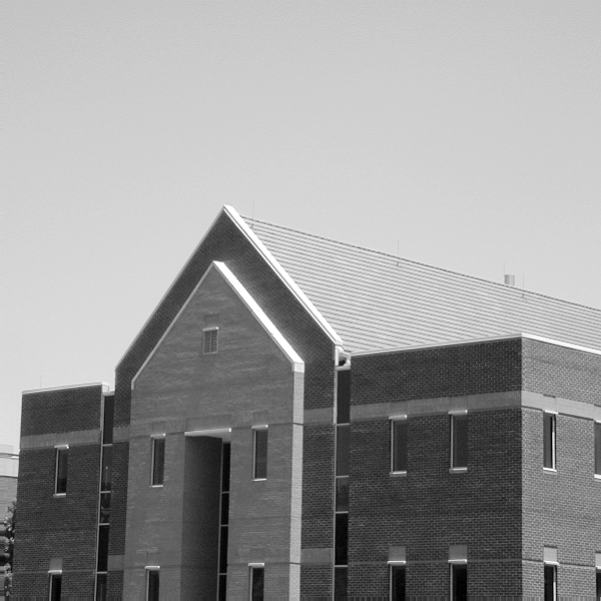
#> input picture 14_CV_notebook/house.tif, 601 x 601 px
$ jupyter execute '14 Canny edge and Hough.ipynb'   (shell and % lines are left out)
#> lines starting #> are read from the running program, lines starting #| are printed output that depends on the picture; after the words box and inside, x2 and y2 are one past the last pixel; in counts of white or black regions, pixels touching at a corner belong together
[cell 1]
import matplotlib.pyplot as plt
plt.rcParams['axes.labelsize'] = 18
plt.rcParams['xtick.labelsize'] = 14
plt.rcParams['ytick.labelsize'] = 14
import numpy as np

from skimage.io import imread
from skimage.feature import canny

[cell 2]
# find edges in image
img = imread('house.tif')
#> img is the input picture: shape (601, 601); min 0, max 255, mean 152.8
edges_img = canny(img,  sigma=1, low_threshold=55, high_threshold=150)
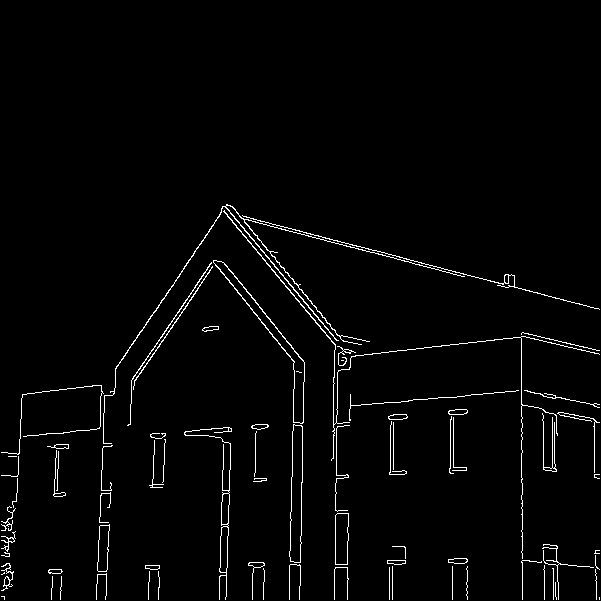
#> edges_img: shape (601, 601) bool; 2.2% white in thin lines or dots, all inside (x1, y1, x2, y2) = (1, 204, 600, 600)

plt.figure(figsize=(14,6))
plt.subplot(121)
plt.imshow(img,cmap = 'gray')
plt.title('Original image', fontsize=20)
plt.axis('off')

plt.subplot(122)
plt.imshow(edges_img,cmap = 'gray')
plt.title('Edge image', fontsize=20)
plt.axis('off')

plt.show()
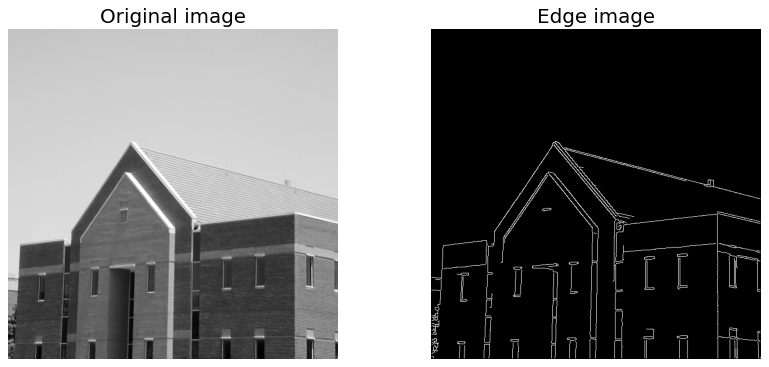
#> figure drawn by matplotlib, 2 panels

## Hough transformation with skimage

[cell 3]
from skimage.transform import hough_line, hough_line_peaks

# create a vector of angles with steps of of 0.5 degree.
tested_angles = np.linspace(-np.pi/2, np.pi/2, 360, endpoint=False)

# Classic straight-line Hough transform
h, theta, r = hough_line(edges_img, theta=tested_angles)
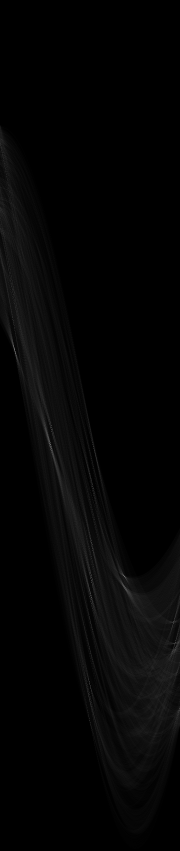
#> h: shape (1701, 360) uint64 (shown at 1/2 size); min 0, max 246, mean 4.8
#> theta = 360 values from -1.57 to 1.56; r = 1701 values from -850 to 850
# theta and r are vectors containing the Hough space bin coordinates

[cell 4]
# plotting the hough space
plt.figure(figsize=(14, 7))

# create correct axis labels
angle_step = 0.5 * np.diff(theta).mean()
#> angle_step = 0.00436
r_step = 0.5 * np.diff(r).mean()
#> r_step = 0.5
bounds = [np.rad2deg(theta[0] - angle_step),
          np.rad2deg(theta[-1] + angle_step),
          r[-1] + r_step, r[0] - r_step]
#> bounds = [-90.25, 89.75, 850.5, -850.5]

#plt.imshow(h, extent=bounds, cmap='gray', aspect=0.05)
plt.imshow(np.log(h+1), extent=bounds, cmap='gray', aspect=0.05)
plt.title('Hough space', size = 16)
plt.xlabel('Angles', size = 16)
plt.ylabel('Distance', size = 16)

plt.show()
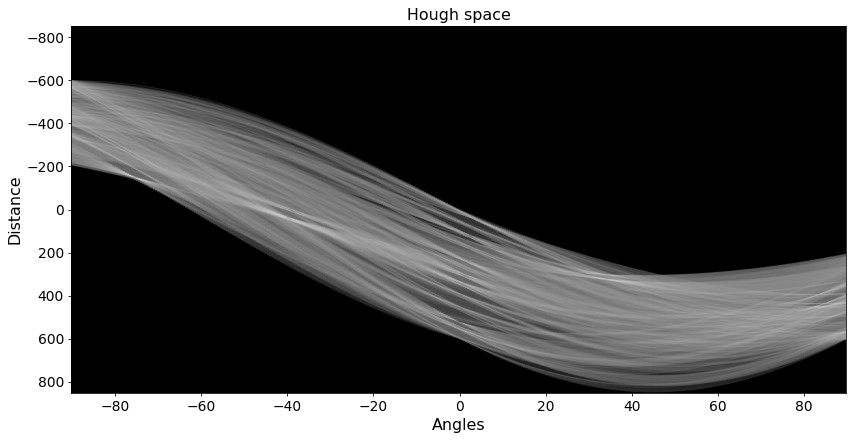
#> figure drawn by matplotlib, 1 panel

[cell 5]
# find the 8 highest peaks in hough space
lines = zip(*hough_line_peaks(h, theta, r, num_peaks = 8))

# plot the detected lines
plt.figure(figsize=(7, 7))

plt.imshow(img, cmap='gray')

# for each line we compute the point in the first and last column
x_values = np.array((0, img.shape[1]))
#> x_values = [0, 601]

# plot each line using the angle and distance
for _, angle, dist in lines:    # the first parameter is the line occupancy
    y0, y1 = (dist - x_values * np.cos(angle)) / np.sin(angle)
    plt.plot(x_values, (y0, y1), '-r')
#> this loop made 8 passes
#> (angle, dist, y0, y1) on passes 1 to 8: (-1.32, -149, 153.9, 309.3), (0.0175, 310, 17762.6, -16668.7), (0.0175, 344, 19710.7, -14720.5), (0.593, 302, 540.1, -351), (1.46, 393, 395.5, 327.1), (-0.689, 43, -67.6, 661.5), (0.0436, 122, 2796.9, -10968.2), (-0.00873, 517, -59244.6, 9623.2)

# we need to adapt the plot size to the image size
plt.xlim(x_values)
plt.ylim((img.shape[0], 0))  # flipped, to agree with pixel coordinates

plt.axis('off')
plt.title('Detected lines')

plt.show()
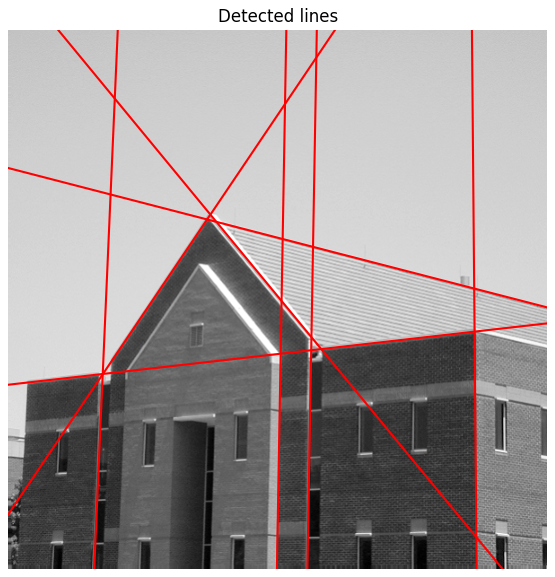
#> figure drawn by matplotlib, 1 panel

## Hough transformation with opencv

[cell 6]
edges_img.dtype

[cell 7]
import cv2

# cv.HoughLines(image, rho resolution, theta resolution , threshold)
lines = cv2.HoughLines(np.uint8(edges_img), 1, np.pi/360, 165)
#> lines = [[149, 1.82], [151, 1.82], [310, 0.0175], [344, 0.0175], [154, 1.82], [302, 0.593], [304, 0.0262], [393, 1.46], [-43, 2.45], [303, 0.602]]

# create image that will display the results in BGR
cdst = cv2.cvtColor(img, cv2.COLOR_GRAY2BGR)

if lines is not None:
    for i in range(0, len(lines)):
        rho = lines[i][0][0]
        theta = lines[i][0][1]
        a = np.cos(theta)
        b = np.sin(theta)
        x0 = a*rho
        y0 = b*rho
        x1 = int(x0 + 1000*(-b))
        y1 = int(y0 + 1000*(a))
        x2 = int(x0 - 1000*(-b))
        y2 = int(y0 - 1000*(a))
        #draw line into image
        cv2.line(cdst,(x1,y1),(x2,y2),(0,0,255),1)
#> this loop made 10 passes
#> (rho, theta, a, b, x0, y0, x1, y1) on passes 1 to 10: (149, 1.82, -0.25, 0.968, -37.31, 144.3, -1005, -106), (151, 1.82, -0.25, 0.968, -37.81, 146.2, -1005, -104), (310, 0.0175, 1, 0.0175, 310, 5.41, 292, 1005), (344, 0.0175, 1, 0.0175, 343.9, 6, 326, 1005), (154, 1.82, -0.242, 0.97, -37.26, 149.4, -1007, -92), (302, 0.593, 0.829, 0.559, 250.4, 168.9, -308, 997), (304, 0.0262, 1, 0.0262, 303.9, 7.96, 277, 1007), (393, 1.46, 0.113, 0.994, 44.49, 390.5, -949, 503), (-43, 2.45, -0.772, 0.636, 33.18, -27.35, -602, -798), (303, 0.602, 0.824, 0.566, 249.7, 171.6, -316, 995)
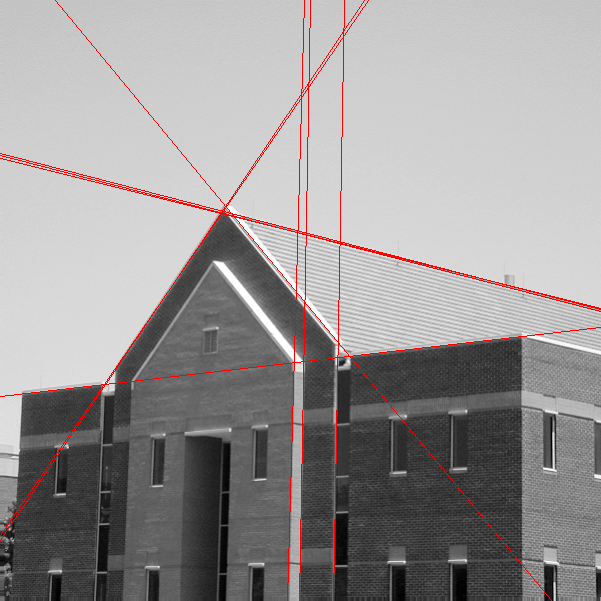
#> cdst: shape (601, 601, 3); 1.54% of pixels changed, all inside (x1, y1, x2, y2) = (0, 0, 601, 601)


plt.figure(figsize=(7,7))
plt.imshow(cdst,cmap = 'gray')
plt.title('Hough transform with openCV', fontsize=18)
plt.axis('off')

plt.show()
